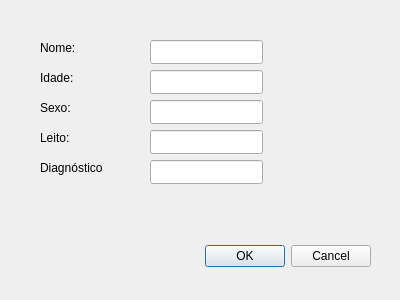
<?xml version="1.0" encoding="UTF-8"?>
<ui version="4.0">
 <class>NewPatientDialog</class>
 <widget class="QDialog" name="NewPatientDialog">
  <property name="geometry">
   <rect>
    <x>0</x>
    <y>0</y>
    <width>400</width>
    <height>300</height>
   </rect>
  </property>
  <property name="windowTitle">
   <string>Dialog</string>
  </property>
  <widget class="QDialogButtonBox" name="buttonBox">
   <property name="geometry">
    <rect>
     <x>30</x>
     <y>240</y>
     <width>341</width>
     <height>32</height>
    </rect>
   </property>
   <property name="orientation">
    <enum>Qt::Orientation::Horizontal</enum>
   </property>
   <property name="standardButtons">
    <set>QDialogButtonBox::StandardButton::Cancel|QDialogButtonBox::StandardButton::Ok</set>
   </property>
  </widget>
  <widget class="QLineEdit" name="lineEditName">
   <property name="geometry">
    <rect>
     <x>150</x>
     <y>40</y>
     <width>113</width>
     <height>24</height>
    </rect>
   </property>
  </widget>
  <widget class="QLabel" name="label_2">
   <property name="geometry">
    <rect>
     <x>40</x>
     <y>70</y>
     <width>49</width>
     <height>16</height>
    </rect>
   </property>
   <property name="text">
    <string>Idade:</string>
   </property>
  </widget>
  <widget class="QLabel" name="label">
   <property name="geometry">
    <rect>
     <x>40</x>
     <y>40</y>
     <width>81</width>
     <height>16</height>
    </rect>
   </property>
   <property name="text">
    <string>Nome:</string>
   </property>
  </widget>
  <widget class="QLineEdit" name="lineEditAge">
   <property name="geometry">
    <rect>
     <x>150</x>
     <y>70</y>
     <width>113</width>
     <height>24</height>
    </rect>
   </property>
   <property name="echoMode">
    <enum>QLineEdit::EchoMode::Normal</enum>
   </property>
  </widget>
  <widget class="QLineEdit" name="lineEditSex">
   <property name="geometry">
    <rect>
     <x>150</x>
     <y>100</y>
     <width>113</width>
     <height>24</height>
    </rect>
   </property>
   <property name="echoMode">
    <enum>QLineEdit::EchoMode::Normal</enum>
   </property>
  </widget>
  <widget class="QLabel" name="label_3">
   <property name="geometry">
    <rect>
     <x>40</x>
     <y>100</y>
     <width>49</width>
     <height>16</height>
    </rect>
   </property>
   <property name="text">
    <string>Sexo:</string>
   </property>
  </widget>
  <widget class="QLineEdit" name="lineEditRoom">
   <property name="geometry">
    <rect>
     <x>150</x>
     <y>130</y>
     <width>113</width>
     <height>24</height>
    </rect>
   </property>
   <property name="echoMode">
    <enum>QLineEdit::EchoMode::Normal</enum>
   </property>
  </widget>
  <widget class="QLabel" name="label_4">
   <property name="geometry">
    <rect>
     <x>40</x>
     <y>130</y>
     <width>49</width>
     <height>16</height>
    </rect>
   </property>
   <property name="text">
    <string>Leito:</string>
   </property>
  </widget>
  <widget class="QLineEdit" name="lineEditDiagnosis">
   <property name="geometry">
    <rect>
     <x>150</x>
     <y>160</y>
     <width>113</width>
     <height>24</height>
    </rect>
   </property>
   <property name="echoMode">
    <enum>QLineEdit::EchoMode::Normal</enum>
   </property>
  </widget>
  <widget class="QLabel" name="label_5">
   <property name="geometry">
    <rect>
     <x>40</x>
     <y>160</y>
     <width>71</width>
     <height>16</height>
    </rect>
   </property>
   <property name="text">
    <string>Diagnóstico</string>
   </property>
  </widget>
 </widget>
 <resources/>
 <connections>
  <connection>
   <sender>buttonBox</sender>
   <signal>accepted()</signal>
   <receiver>NewPatientDialog</receiver>
   <slot>accept()</slot>
   <hints>
    <hint type="sourcelabel">
     <x>248</x>
     <y>254</y>
    </hint>
    <hint type="destinationlabel">
     <x>157</x>
     <y>274</y>
    </hint>
   </hints>
  </connection>
  <connection>
   <sender>buttonBox</sender>
   <signal>rejected()</signal>
   <receiver>NewPatientDialog</receiver>
   <slot>reject()</slot>
   <hints>
    <hint type="sourcelabel">
     <x>316</x>
     <y>260</y>
    </hint>
    <hint type="destinationlabel">
     <x>286</x>
     <y>274</y>
    </hint>
   </hints>
  </connection>
 </connections>
</ui>
